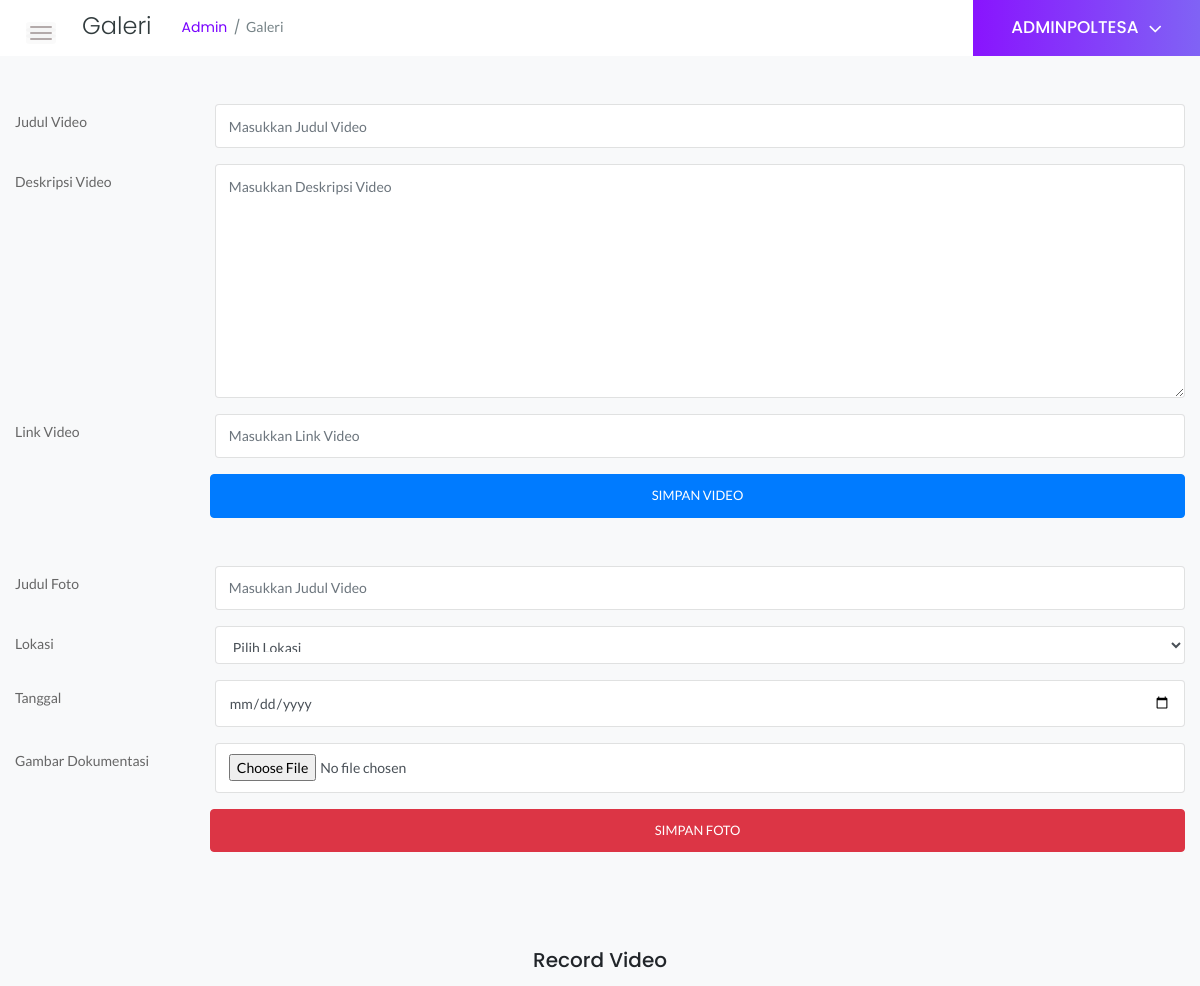
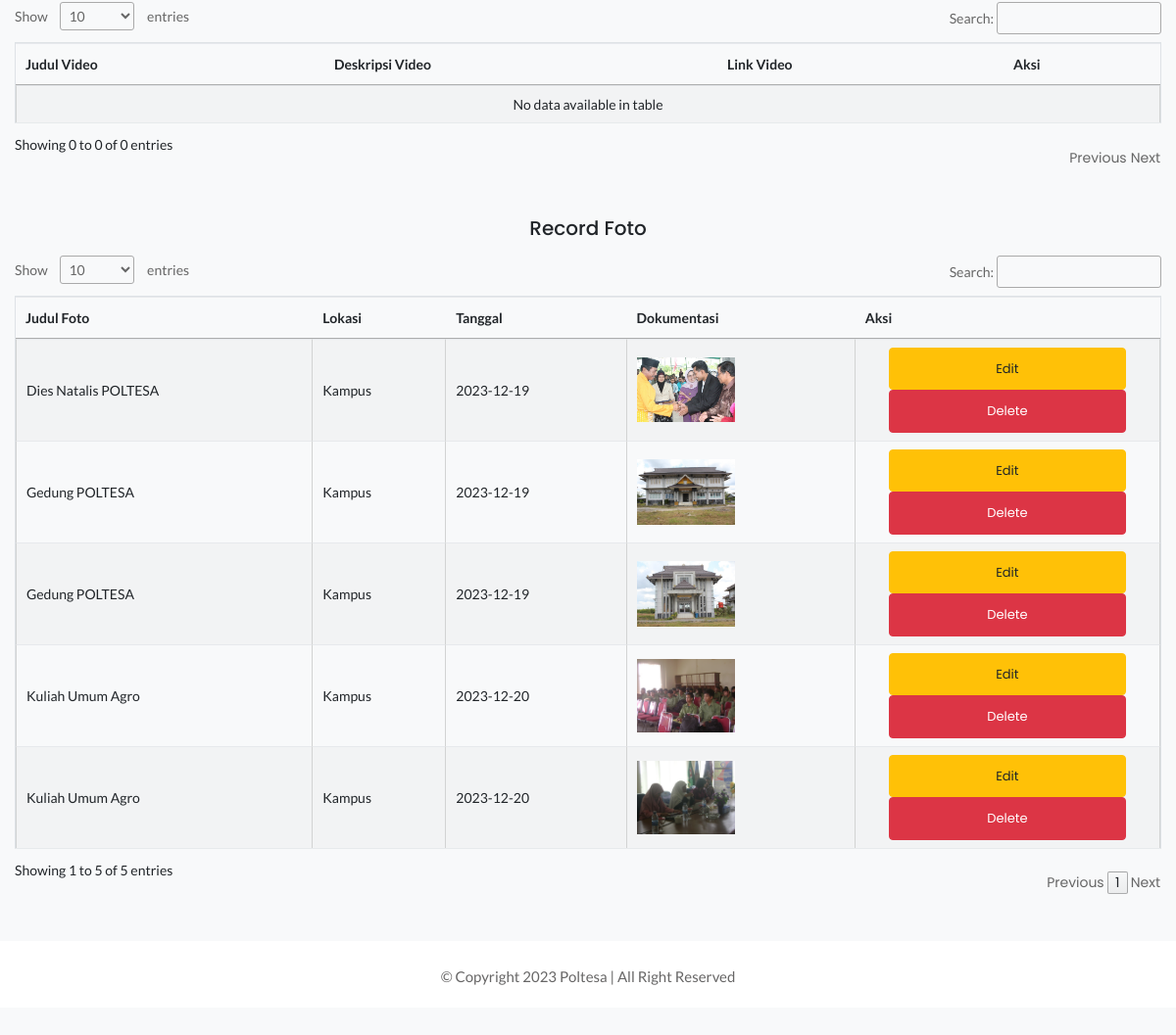
/admin/galeri.php (signed in), run on the app's committed database (2 pictures, top to bottom).
### tables this page shows
CREATE TABLE `tb_foto` (
  `id` int(11) NOT NULL,
  `judul_foto` varchar(50) DEFAULT NULL,
  `lokasi` varchar(30) DEFAULT NULL,
  `tanggal` date DEFAULT NULL,
  `gambar` varchar(50) DEFAULT NULL
);

### helpers/helpers.php (called while the page is built)
<?php
function enkripsiUrl($action, $string)
{
    $output = false;
    $encrypt_method = "AES-256-CBC";
    $secret_key = 'adminkerjasama';
    $secret_iv = 'poltesa@info.ac.id';
    $key = hash('sha256', $secret_key);
    $iv = substr(hash('sha256', $secret_iv), 0, 16);
    if ($action == 'encrypt') {
        $output = openssl_encrypt($string, $encrypt_method, $key, 0, $iv);
        $output = base64_encode($output);
    } else if ($action == 'decrypt') {
        $output = openssl_decrypt(base64_decode($string), $encrypt_method, $key, 0, $iv);
    }
    return $output;
}

### admin/galeri.php (the view, shortened to what this page needs)
<?php
require_once "../helpers/helpers.php";
$hostname       = "localhost";
$user           = "root";
$pwd            = "";
$db             = "kerjasama";
$judul_video    = "";
$deskripsi      = "";
$link           = "";
$judul_foto     = "";
$tanggal        = "";
$koneksi = mysqli_connect($hostname, $user, $pwd, $db);
?>
<!doctype html>
<html class="no-js" lang="en">
<head>
    <link rel="stylesheet" href="../admin/assets/css/bootstrap.min.css">
    <link rel="stylesheet" href="../admin/assets/css/font-awesome.min.css">
    <link rel="stylesheet" href="../admin/assets/css/themify-icons.css">
    <link rel="stylesheet" href="../admin/assets/css/metisMenu.css">
    <link rel="stylesheet" href="../admin/assets/css/owl.carousel.min.css">
    <link rel="stylesheet" href="../admin/assets/css/slicknav.min.css">
    <link rel="stylesheet" href="https://cdn.datatables.net/1.13.1/css/jquery.dataTables.min.css">
    <link rel="stylesheet" href="https://www.amcharts.com/lib/3/plugins/export/export.css" type="text/css" media="all" />
    <link rel="stylesheet" href="../admin/assets/css/typography.css">
    <link rel="stylesheet" href="../admin/assets/css/default-css.css">
    <link rel="stylesheet" href="../admin/assets/css/styles.css">
    <link rel="stylesheet" href="../admin/assets/css/responsive.css">
</head>
<body>
    <div class="page-container">
        <div class="form">
            <div class="page-title-area">
                <div class="row align-items-center">
                    <div class="col-sm-6">
                        <div class="breadcrumbs-area clearfix">
                            <div class="nav-btn pull-left">
                                <span></span>
                                <span></span>
                                <span></span>
                            </div>
                            <h4 class="page-title pull-left">Galeri</h4>
                            <ul class="breadcrumbs pull-left">
                                <li><a href="./">Admin</a></li>
                                <li><span>Galeri</span></li>
                            </ul>
                        </div>
                    </div>
                    <div class="col-sm-6 clearfix">
                        <div class="user-profile pull-right">
                            <h4 class="user-name dropdown-toggle text-uppercase" data-toggle="dropdown"><?php echo $_SESSION['session_username'] ?><i class="fa fa-angle-down"></i></h4>
                        </div>
                    </div>
                </div>
            </div>
        </div>
        <section id="tambah-data" class="py-5 bg-light">
            <div class="container-fluid">
                <form method="post">
                    <div class="row mb-3">
                        <label for="judul-video" class="col-sm-2 col-form-label">Judul Video</label>
                        <div class="col-sm-10">
                            <input type="text" class="form-control" id="judul-video" name="judul-video" placeholder="Masukkan Judul Video" required value="<?php echo $judul_video ?>">
                        </div>
                    </div>
                    <div class="row mb-3">
                        <label for="deskripsi" class="col-sm-2 col-form-label">Deskripsi Video</label>
                        <div class="col-sm-10">
                            <textarea type="textarea" rows="10" class="form-control" id="deskripsi" name="deskripsi" placeholder="Masukkan Deskripsi Video" required><?php echo $deskripsi ?></textarea>
                        </div>
                    </div>
                    <div class="row mb-3">
                        <label for="link" class="col-sm-2 col-form-label">Link Video</label>
                        <div class="col-sm-10">
                            <input type="text" class="form-control" id="link" name="link" placeholder="Masukkan Link Video" required value="<?php echo $link ?>">
                        </div>
                    </div>
                    <input type="submit" value="Simpan Video" name="simpan-video" class="btn btn-primary text-uppercase col-lg-10 col-12 offset-lg-2">
                </form>
                <form action="" method="post" class="py-5" enctype="multipart/form-data">
                    <div class="row mb-3">
                        <label for="judul_foto" class="col-sm-2 col-form-label">Judul Foto</label>
                        <div class="col-sm-10">
                            <input type="text" class="form-control" id="judul_foto" name="judul_foto" placeholder="Masukkan Judul Video" required value="<?php echo $judul_foto ?>">
                        </div>
                    </div>
                    <div class="row mb-3">
                        <label for="lokasi" class="col-sm-2 col-form-label">Lokasi</label>
                        <div class="col-sm-10">
                            <select class="form-control form-select" name="lokasi" id="lokasi" required>
                                <option selected disabled value="">Pilih Lokasi</option>
                            </select>
                        </div>
                    </div>
                    <div class="row mb-3">
                        <label for="tanggal" class="col-sm-2 col-form-label">Tanggal</label>
                        <div class="col-sm-10">
                            <input type="date" name="tanggal" id="tanggal" class="form-control" required value="<?php echo $tanggal ?>">
                        </div>
                    </div>
                    <div class="row mb-3">
                        <label for="gambar" class="col-sm-2 col-form-label">Gambar Dokumentasi</label>
                        <div class="col-sm-10">
                            <input type="file" name="gambar" id="gambar" class="form-control" required>
                        </div>
                    </div>
                    <input type="submit" value="Simpan Foto" name="simpan-foto" class="btn btn-danger text-uppercase col-lg-10 col-12 offset-lg-2">
                </form>
            </div>
            <section id="record" class="my-5 container-lg">
                <div class="container-fluid">
                    <h5 class="text-center mb-3">Record Video</h5>
                    <table id="video" class="hover display border cell-border stripe">
                        <thead>
                            <tr>
                                <th>Judul Video</th>
                                <th>Deskripsi Video</th>
                                <th>Link Video</th>
                                <th>Aksi</th>
                            </tr>
                        </thead>
                        <tbody>
                        </tbody>
                    </table>
                </div>
                <section id="record" class="my-5">
                    <div class="container-fluid">
                        <h5 class="text-center mb-3">Record Foto</h5>
                        <table id="foto" class="hover display border cell-border stripe">
                            <thead>
                                <tr>
                                    <th>Judul Foto</th>
                                    <th>Lokasi</th>
                                    <th>Tanggal</th>
                                    <th>Dokumentasi</th>
                                    <th>Aksi</th>
                                </tr>
                            </thead>
                            <tbody>
                                <?php
                                $sql   = "SELECT * FROM tb_foto ORDER BY id";
                                $query    = mysqli_query($koneksi, $sql);
                                while ($q = mysqli_fetch_array($query)) {
                                    $id                 = $q['id'];
                                    $id                 = enkripsiUrl('encrypt', $id);
                                    $judul_foto         = $q['judul_foto'];
                                    $lokasi             = $q['lokasi'];
                                    $tanggal            = $q['tanggal'];
                                    $gambar             = $q['gambar'];
                                ?>
                                    <tr class="text-start text-wrap">
                                        <td scope="row"><?php echo $judul_foto ?></td>
                                        <td scope="row"><?php echo $lokasi ?></td>
                                        <td scope="row"><?php echo $tanggal ?></td>
                                        <td scope="row">
                                            <img src="../admin/assets/upload/galeri/<?php echo $gambar ?>" style="width: 100px;" class="img-fluid">
                                        </td>
                                        <td class="text-center">
                                            <a href="galeri?op=edit-foto&id=<?php echo $id ?>">
                                                <button type="button" name="edit-foto" class="col-10 btn btn-warning">Edit</button>
                                            </a>
                                            <a href="galeri?op=hapus-foto&id=<?php echo $id ?>" onclick="return confirm('Apakah yakin mau delete data?')">
                                                <button type="button" name="hapus-foto" class="col-10 btn btn-danger">Delete</button>
                                            </a>
                                        </td>
                                    </tr>
                                <?php
                                }
                                ?>
                            </tbody>
                        </table>
                    </div>
                </section>
            </section>
            <footer>
                <div class="footer-area position-static bottom-0 w-100">
                    <p>© Copyright 2023 Poltesa | All Right Reserved</p>
                </div>
            </footer>
    </div>
</body>
</html>

### admin/assets/css/styles.css (style rules this page uses)
.page-container { width: 100%; height: 100%; min-height: 100vh; padding-left: 280px; -webkit-transition: padding-left 0.3s ease 0s; transition: padding-left 0.3s ease 0s; }
.sbar_collapsed.page-container { padding-left: 0; }
.nav-btn { margin: 10px 30px 0 0; cursor: pointer; }
.nav-btn span { display: block; width: 22px; height: 2px; background: #b3aaaa; margin: 4px 0; border-radius: 15px; -webkit-transition: all 0.3s ease 0s; transition: all 0.3s ease 0s; box-shadow: 0 0 0 4px rgba(99, 96, 96, 0.03); }
.nav-btn span:nth-child(2) { opacity: 0; }
.nav-btn span:first-child { -webkit-transform: rotate(45deg)translate(5px, 5px); transform: rotate(45deg)translate(5px, 5px); }
.nav-btn span:last-child { -webkit-transform: rotate(-45deg)translate(3px, -3px); transform: rotate(-45deg)translate(3px, -3px); }
.sbar_collapsed .nav-btn span { transform: none; opacity: 1; }
.page-title-area { padding: 0 30px; background: #fff; }
.page-title-area:before { content: ''; left: 0; top: 50%; width: 4px; height: 36px; -webkit-transform: translateY(-50%); transform: translateY(-50%); }
.page-title { font-size: 24px; font-weight: 300; color: #313b3d; letter-spacing: 0; margin-right: 30px; }
ul.breadcrumbs { margin-top: 4px; }
.breadcrumbs li { display: inline-block; }
.breadcrumbs li a, .breadcrumbs li span { display: block; font-size: 14px; font-weight: 400; color: #7801ff; letter-spacing: 0; margin-right: 16px; position: relative; }
.breadcrumbs li a:before { content: '/'; color: #768387; position: absolute; right: -13px; top: 0; }
.breadcrumbs li span { margin-right: 0; color: #768387; text-transform: capitalize; }
.user-profile { margin-right: -30px; display: -webkit-box; display: -ms-flexbox; display: flex; -webkit-box-align: center; -ms-flex-align: center; align-items: center; -ms-flex-wrap: wrap; flex-wrap: wrap; background: -webkit-linear-gradient(left, #8914fe 0%, #8063f5 100%); background: linear-gradient(to right, #8914fe 0%, #8063f5 100%); padding: 17px 38px; position: relative; }
.user-name { font-size: 17px; font-weight: 500; color: #fff; letter-spacing: 0; cursor: pointer; -webkit-user-select: none; -moz-user-select: none; -ms-user-select: none; user-select: none; }
.user-name i { margin-left: 10px; font-size: 21px; vertical-align: middle; position: relative; }
.notification-area .dropdown-toggle, .user-name.dropdown-toggle { position: relative; }
.notification-area .dropdown-toggle:after, .user-name.dropdown-toggle:after { display: none; }
.footer-area { text-align: center; padding: 23px 0 19px; background: #fff; }
.footer-area p { color: #676666; margin-bottom: 0; }
.btn { padding: 11px 17px; font-size: 13px; letter-spacing: 0; }
.form-control, .form-control:focus { outline: none; box-shadow: none; }
.form-control { font-size: 14px; border: 1px solid rgba(170, 170, 170, .3); padding: 10.72px 12.8px; padding: .67rem .8rem; }
label { font-weight: 500; color: #666; display: inline-block; margin-bottom: 8px; margin-bottom: .5rem; }
table tr th { border-bottom: none; }
table tr th, table tr td { border-top: 1px solid rgba(120, 130, 140, 0.13) !important; }
table.dataTable.no-footer { border-bottom: 1px solid rgba(120, 130, 140, 0.13) !important; }
table.dataTable thead th, table.dataTable thead td { border-bottom-color: transparent; }

### data on the page
tb_foto: judul_foto "Dies Natalis POLTESA", lokasi "Kampus", tanggal "2023-12-19", gambar (picture)
tb_foto: judul_foto "Gedung POLTESA", lokasi "Kampus", tanggal "2023-12-19", gambar (picture)
tb_foto: judul_foto "Gedung POLTESA", lokasi "Kampus", tanggal "2023-12-19", gambar (picture)
tb_foto: judul_foto "Kuliah Umum Agro", lokasi "Kampus", tanggal "2023-12-20", gambar (picture)
tb_foto: judul_foto "Kuliah Umum Agro", lokasi "Kampus", tanggal "2023-12-20", gambar (picture)

### other printed values
$_SESSION['session_username'] "ADMINPOLTESA"
